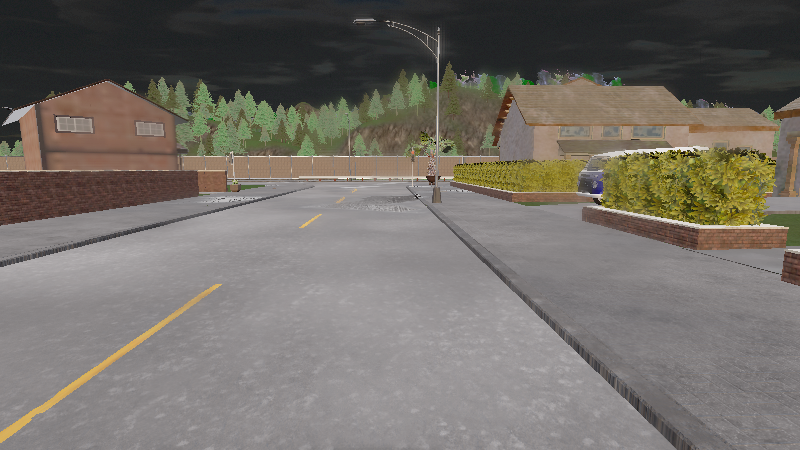
#> input picture carla_av/tests/data/lane/Town01_0_00150.png, 800 x 450 px
$ python -i lane_detection.py   (imports and definitions only)
#> lines starting #> are read from the running program, lines starting #| are printed output that depends on the picture; after the words box and inside, x2 and y2 are one past the last pixel; in counts of white or black regions, pixels touching at a corner belong together
#> further down, picture is the input picture: shape (450, 800, 3); mean B, G, R 104.3, 111, 116.1
"""Colour/edge lane detection and signed PD lane keeping, independent of CARLA."""
from __future__ import annotations

import logging
import math
from dataclasses import dataclass
from collections import deque
from typing import Optional

import cv2
import numpy as np

log = logging.getLogger(__name__)
Line = tuple[float, float]  # x = a*y + b


@dataclass(frozen=True)
class LaneDetectionConfig:
    width: int = 800
    height: int = 450
    roi_bottom_y: float = 1.0
    roi_top_y: float = 0.52
    roi_top_width: float = 0.65
    roi_bottom_width: float = 1.0
    white_s_max: int = 39
    white_v_min: int = 181  # retained for configuration compatibility; white uses contrast
    yellow_h_min: int = 15
    yellow_h_max: int = 35
    yellow_s_min: int = 81
    yellow_v_min: int = 121
    canny_low: int = 50
    canny_high: int = 150
    hough_rho: float = 1.0
    hough_theta: float = math.pi / 180
    hough_threshold: int = 20
    min_line_length: int = 20
    max_line_gap: int = 40
    min_slope: float = 0.4
    lane_width_m: float = 3.5
    lookahead_fraction: float = 0.75


@dataclass(frozen=True)
class LaneEstimate:
    lateral_offset_m: Optional[float]
    heading_error_rad: Optional[float]
    confidence: float
    left: Optional[Line]
    right: Optional[Line]


def _roi(cfg: LaneDetectionConfig) -> np.ndarray:
    vertices = np.array([[(1-cfg.roi_bottom_width)/2, cfg.roi_bottom_y],
                     [(1-cfg.roi_top_width)/2, cfg.roi_top_y],
                     [(1+cfg.roi_top_width)/2, cfg.roi_top_y],
                     [(1+cfg.roi_bottom_width)/2, cfg.roi_bottom_y]]
                    )
    return (vertices * [cfg.width-1, cfg.height-1]).astype(np.int32)


def _segments(bgr: np.ndarray, cfg: LaneDetectionConfig) -> Optional[np.ndarray]:
    hsv = cv2.cvtColor(bgr, cv2.COLOR_BGR2HSV)
#> hsv: shape (450, 800, 3); mean H, S, V 88.5, 31, 117.3
    value = hsv[:, :, 2]
    background = cv2.GaussianBlur(value, (41, 41), 0)
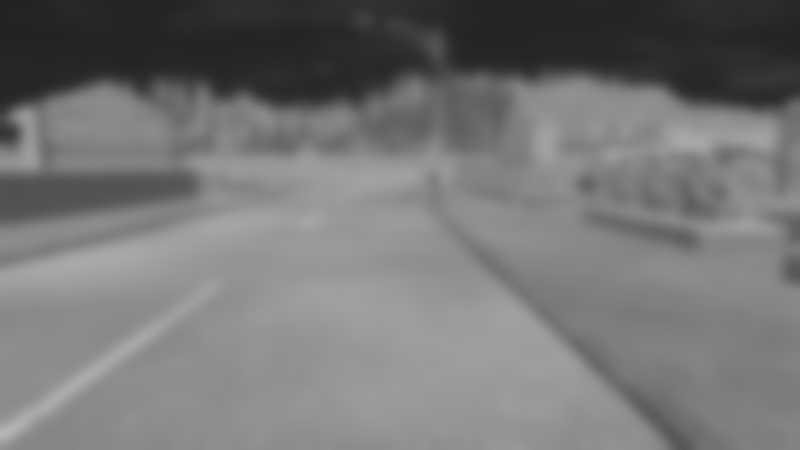
#> background: shape (450, 800); min 35, max 182, mean 117.3
    contrast = value.astype(np.int16) - background.astype(np.int16)
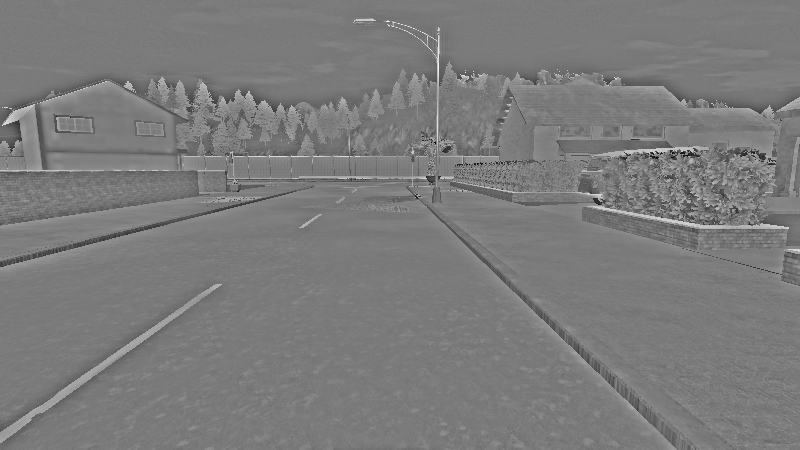
#> contrast: shape (450, 800) int16; min -141, max 150, mean 0; drawn with min black and max white
    white = np.uint8((contrast > 12) & (hsv[:, :, 1] <= cfg.white_s_max)) * 255
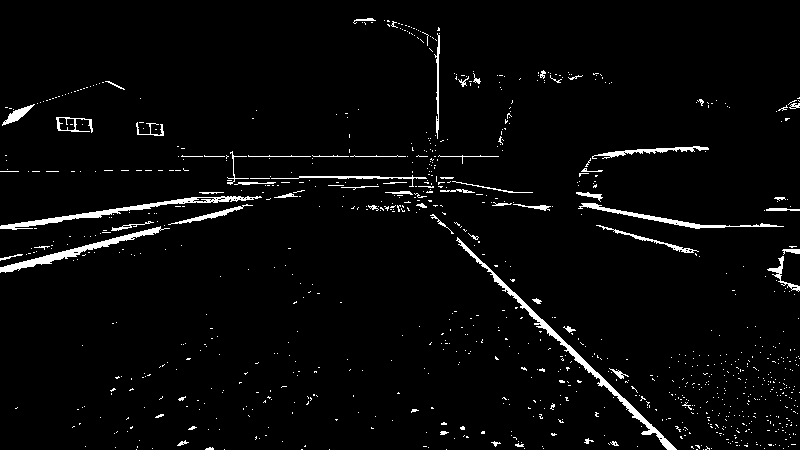
#> white: shape (450, 800); 3.1% white; 959 white regions (890 under 20 px), largest, box (x1, y1, x2, y2) and area: (456, 237, 677, 450) 1554, (0, 196, 262, 230) 1191, (0, 226, 170, 273) 1041
    yellow = cv2.inRange(hsv, (cfg.yellow_h_min, cfg.yellow_s_min, cfg.yellow_v_min),
                         (cfg.yellow_h_max, 255, 255))
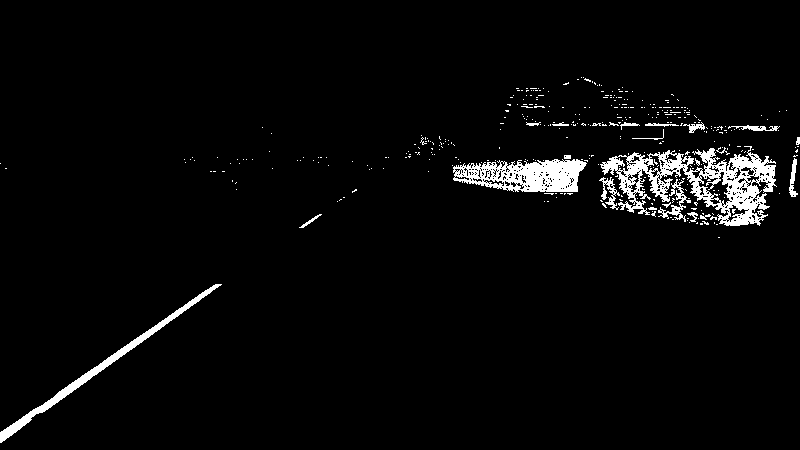
#> yellow: shape (450, 800); 3.5% white; 378 white regions (358 under 20 px), largest, box (x1, y1, x2, y2) and area: (600, 146, 777, 226) 5359, (453, 159, 587, 192) 2871, (0, 284, 222, 443) 1787
    gray = cv2.cvtColor(bgr, cv2.COLOR_BGR2GRAY)
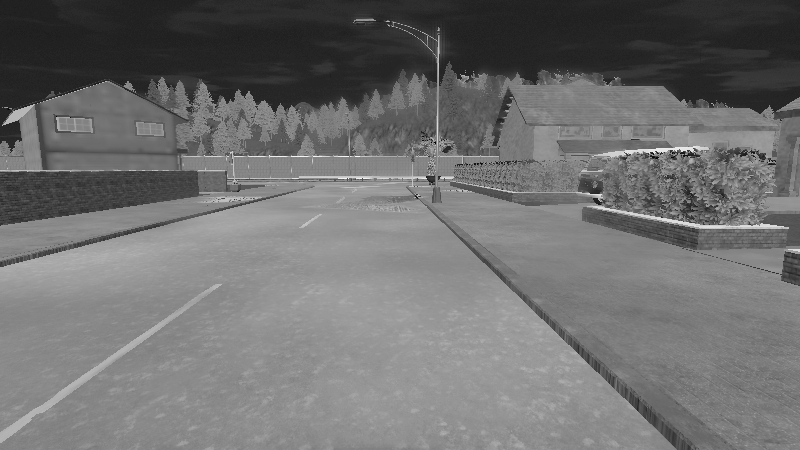
#> gray: shape (450, 800); min 0, max 251, mean 111.6
    edges = cv2.Canny(white | yellow, cfg.canny_low, cfg.canny_high)
#> edges: shape (450, 800); 5.1% white in thin lines or dots
    edges |= cv2.Canny(cv2.GaussianBlur(gray, (5, 5), 0), 60, 140)
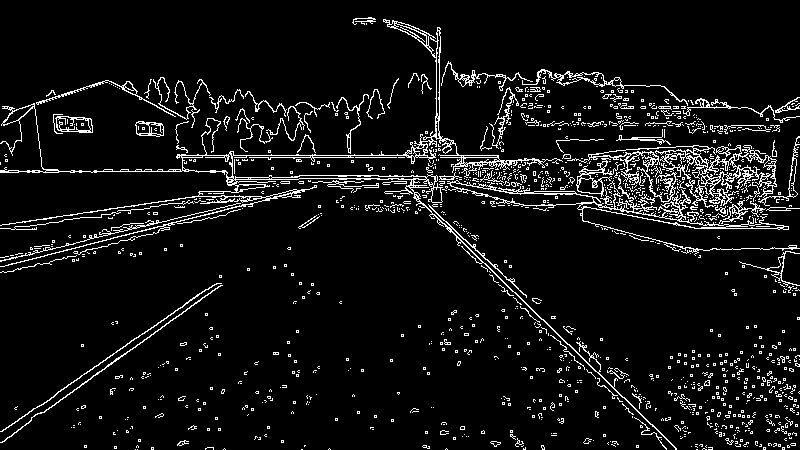
#> edges: shape (450, 800); 7.1% white in thin lines or dots
    mask = np.zeros(edges.shape, dtype=np.uint8)
    cv2.fillPoly(mask, [_roi(cfg)], 255)
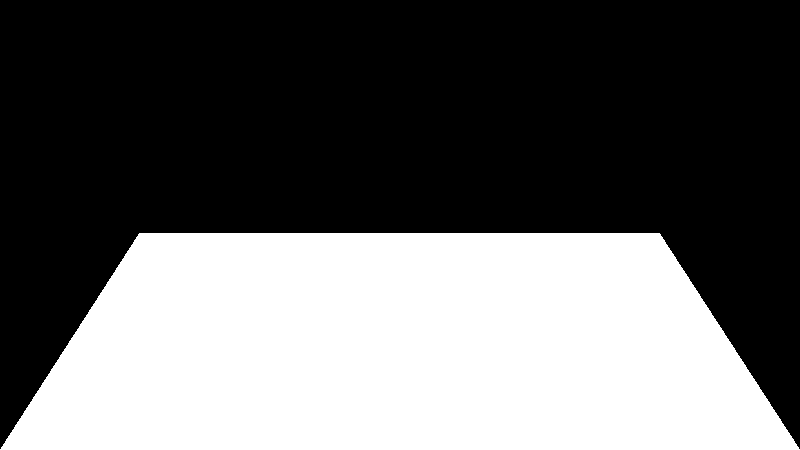
#> mask: shape (450, 800); 39.8% white; 1 white region, box (x1, y1, x2, y2) and area: (0, 233, 800, 450) 143327
    return cv2.HoughLinesP(edges & mask, cfg.hough_rho, cfg.hough_theta,
                           cfg.hough_threshold, minLineLength=cfg.min_line_length,
                           maxLineGap=cfg.max_line_gap)


def _fit_sides(segments: Optional[np.ndarray], cfg: LaneDetectionConfig, prior_width_px: Optional[float] = None
               ) -> tuple[Optional[Line], Optional[Line]]:
    sides = [[], []]
#> sides = [[], []]
    if segments is not None:
        for x1, y1, x2, y2 in segments.reshape(-1, 4):
            dx, dy = float(x2-x1), float(y2-y1)
            if max(y1, y2) < cfg.height*.70 or abs(dy) < 12 or (dx != 0 and abs(dy/dx) < cfg.min_slope):
                continue
            a = dx/dy
            b = x1-a*y1
            bottom = a*(cfg.height-1)+b
            side = 0 if bottom < cfg.width/2 else 1
            if not -cfg.width*.6 < bottom < cfg.width*1.6:
                continue
            if (side == 0 and a >= 0) or (side == 1 and a <= 0):
                continue
            # Perspective boundaries converge near the horizon, not the skyline.
            horizon_x = a*(cfg.height*.38)+b
            if not cfg.width*.15 < horizon_x < cfg.width*.85:
                continue
            gx0, gz0 = _ground_point(a*(cfg.height-1)+b, cfg.height-1, cfg)
            gx1, gz1 = _ground_point(a*(cfg.height*.7)+b, cfg.height*.7, cfg)
            if abs((gx1-gx0)/(gz1-gz0)) > .5:
                continue
            sides[side].append((bottom, a, b, math.hypot(dx, dy)))
#> this loop made 143 passes
#> (x1, y1, x2, y2, dx, dy) on passes 8, 11, 12, 13, 14, 15, 16, 18, 21, 22, 23, 24: (613, 445, 795, 445, 182, 0), (425, 431, 556, 433, 131, 2), (440, 342, 649, 402, 209, 60), (521, 367, 747, 379, 226, 12), (527, 343, 629, 380, 102, 37), (530, 378, 747, 401, 217, 23), (603, 435, 783, 429, 180, -6), (615, 446, 789, 446, 174, 0), (575, 390, 777, 415, 202, 25), (585, 440, 616, 441, 31, 1), (690, 412, 754, 417, 64, 5), (603, 408, 788, 434, 185, 26)
#> (x1, y1, x2, y2, dx, dy, a, b) on passes 1 to 6: (453, 233, 676, 449, 223, 216, 1.03, 212.4), (6, 439, 221, 283, 215, -156, -1.38, 611), (21, 418, 209, 287, 188, -131, -1.44, 620.9), (104, 369, 220, 285, 116, -84, -1.38, 613.6), (459, 245, 658, 437, 199, 192, 1.04, 205.1), (458, 233, 695, 446, 237, 213, 1.11, 198.7)
    choices = []
    for candidates in sides:
        if not candidates:
            choices.append([])
            continue
        # Cluster duplicate marking edges before comparing lane-width and heading consistency.
        clusters = []
        for candidate in sorted(candidates):
            if not clusters or candidate[0]-np.mean([c[0] for c in clusters[-1]]) > 45:
                clusters.append([])
            clusters[-1].append(candidate)
        clusters = [c for c in clusters if sum(v[3] for v in c) >= 35]
        if not clusters:
            choices.append([])
            continue
        choices.append([(tuple(np.average(np.array(c)[:, 1:3], axis=0, weights=np.array(c)[:, 3])), sum(v[3] for v in c)) for c in clusters])
#> this loop made 2 passes
#> after the loop, choices = 2 items
    def properties(line):
        a, b = line
        x0, z0 = _ground_point(a*(cfg.height-1)+b, cfg.height-1, cfg)
        x1, z1 = _ground_point(a*cfg.height*.7+b, cfg.height*.7, cfg)
        slope = (x1-x0)/(z1-z0)
        return x0, slope, x0-slope*z0
    expected = prior_width_px if prior_width_px is not None else cfg.lane_width_m / _ground_point(cfg.width/2+1, cfg.height-1, cfg)[0]
#> expected = 607
    pairs = []
    for left, wl in choices[0]:
        for right, wr in choices[1]:
            xl, ml, bl = properties(left)
            xr, mr, br = properties(right)
            width = xr-xl
            lb = left[0]*(cfg.height-1)+left[1]
            rb = right[0]*(cfg.height-1)+right[1]
            pixel_width = rb-lb
            vy = (right[1]-left[1])/(left[0]-right[0])
            vx = left[0]*vy+left[1]
            if not (lb < cfg.width/2 < rb and .6*expected < pixel_width < 1.4*expected and 0 < vy < cfg.height*cfg.roi_top_y and .15*cfg.width < vx < .85*cfg.width):
                continue
            if not 2.1 < width < 5.0 or abs(ml-mr) > .22:
                continue
            score = 4*abs(pixel_width/expected-1) + 2*abs(ml-mr) - .0003*min(wl+wr, 700)
            pairs.append((score, left, right))
#> this loop made 1 pass
#> (left, wl) on pass 1: ((-1.51, 669.2), 1032.7)
#> after the loop, pairs = [(0.497, (-1.51, 669.2), (1.06, 207.5))]
    if pairs:
        _, left, right = min(pairs, key=lambda p: p[0])
#> left = (-1.51, 669.2); right = (1.06, 207.5)
        return left, right
    # A lone curb or marking supplies heading and a metric lane-width prior.
    single = [(weight/(1+8*abs(properties(line)[1])), side, line)
              for side, candidates in enumerate(choices) for line, weight in candidates
              if abs(properties(line)[1]) < .25
              and abs(properties(line)[2] + (cfg.lane_width_m/2 if side == 0 else -cfg.lane_width_m/2)) < cfg.lane_width_m*.6]
    if not single:
        return None, None
    _, side, line = max(single, key=lambda item: item[0])
    return (line, None) if side == 0 else (None, line)


def _ground_point(x: float, y: float, cfg: LaneDetectionConfig) -> tuple[float, float]:
    """Flat road pinhole projection, camera 1.5 m forward, 1.6 m high, pitch -8 deg."""
    f = cfg.width/2  # horizontal FOV 90 degrees
    pitch = math.radians(8)
    v = y-cfg.height/2
    denominator = f*math.sin(pitch)+v*math.cos(pitch)
    return ((x-cfg.width/2)*1.6/denominator,
            1.5+1.6*(f*math.cos(pitch)-v*math.sin(pitch))/denominator)


def detect_lane(bgr: np.ndarray, cfg: LaneDetectionConfig = LaneDetectionConfig(),
                prior_width_px: Optional[float] = None) -> LaneEstimate:
    if bgr.shape != (cfg.height, cfg.width, 3) or bgr.dtype != np.uint8:
        raise ValueError("Expected uint8 BGR image matching configured image size")
    left, right = _fit_sides(_segments(bgr, cfg), cfg, prior_width_px)
#> left = (-1.51, 669.2); right = (1.06, 207.5)
    if left is None and right is None:
        return LaneEstimate(None, None, 0.0, None, None)
    bottom, ahead = cfg.height-1, (cfg.height-1)*cfg.lookahead_fraction
    confidence = 1.0 if left is not None and right is not None else 0.5
#> confidence = 1
    width = (right[0]-left[0])*bottom + right[1]-left[1] if confidence == 1 else (
        prior_width_px if prior_width_px is not None else cfg.width*cfg.roi_bottom_width)
#> width = 693.8
    if not math.isfinite(width) or width <= 0:
        return LaneEstimate(None, None, 0.0, left, right)
    if confidence == 1:
        centre = ((left[0]+right[0])/2, (left[1]+right[1])/2)
#> centre = (-0.228, 438.4)
    else:
        boundary = left if left is not None else right
        centre = (boundary[0], boundary[1] + (width/2 if left is not None else -width/2))
    xb, xa = centre[0]*bottom+centre[1], centre[0]*ahead+centre[1]
#> xb = 336.1; xa = 361.6
    if confidence == 1:
        ground_bottom = _ground_point(xb, bottom, cfg)
#> ground_bottom = (-0.369, 3.6)
        ground_ahead = _ground_point(xa, ahead, cfg)
#> ground_ahead = (-0.369, 5.16)
        slope = (ground_ahead[0]-ground_bottom[0])/(ground_ahead[1]-ground_bottom[1])
#> slope = -0.000251
        # Scale the observed lane to its metric width, retaining compatibility with
        # arbitrary image sizes and lane-width priors.
        scale = cfg.lane_width_m / (_ground_point(width+cfg.width/2, bottom, cfg)[0])
#> scale = 0.875
        offset = -(ground_bottom[0]-slope*ground_bottom[1])*scale
#> offset = 0.322
        heading = -math.atan(slope*scale)
#> heading = 0.00022
    else:
        boundary = left if left is not None else right
        x0, z0 = _ground_point(boundary[0]*bottom+boundary[1], bottom, cfg)
        x1, z1 = _ground_point(boundary[0]*ahead+boundary[1], ahead, cfg)
        slope = (x1-x0)/(z1-z0)
        if prior_width_px is not None:
            scale = cfg.lane_width_m / _ground_point(width+cfg.width/2, bottom, cfg)[0]
            x0, slope = x0*scale, slope*scale
        offset = -(x0-slope*z0 + (cfg.lane_width_m/2 if left is not None else -cfg.lane_width_m/2))
        heading = -math.atan(slope)

    return LaneEstimate(offset, heading, confidence, left, right)


class LaneSteering:
    """Smooth estimates before applying signed PD; decay commands on lost lanes."""
    # [64 lines left out: functions __init__, update, draw_overlay, not called in this run]

>>> import cv2
>>> picture = cv2.imread('../tests/data/lane/Town01_0_00150.png')
>>> result = detect_lane(picture)

$ run again, on carla_av/tests/data/lane/Town04_0_00090.png
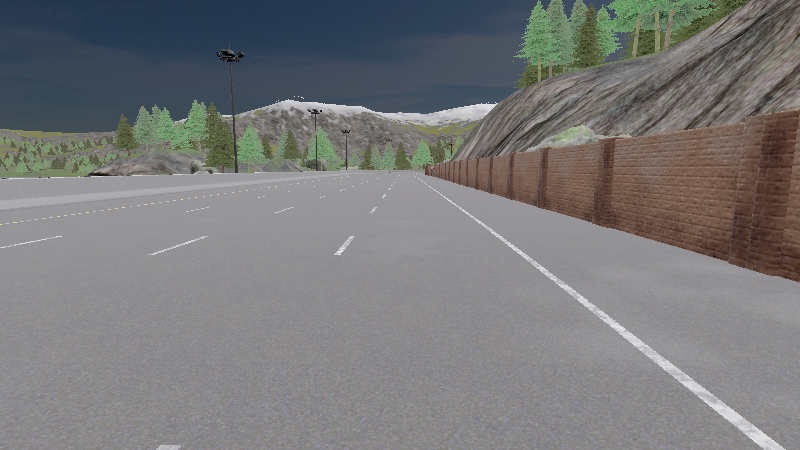
#> input picture carla_av/tests/data/lane/Town04_0_00090.png, 800 x 450 px
#> picture is the input picture: shape (450, 800, 3); mean B, G, R 121.1, 120.1, 120.3
#> hsv: shape (450, 800, 3); mean H, S, V 91.6, 35.9, 128.2
#> in _segments, `white = np.uint8((contrast > 12) & (hsv[:, :, 1] <= cfg.white_s_max)) ..`:
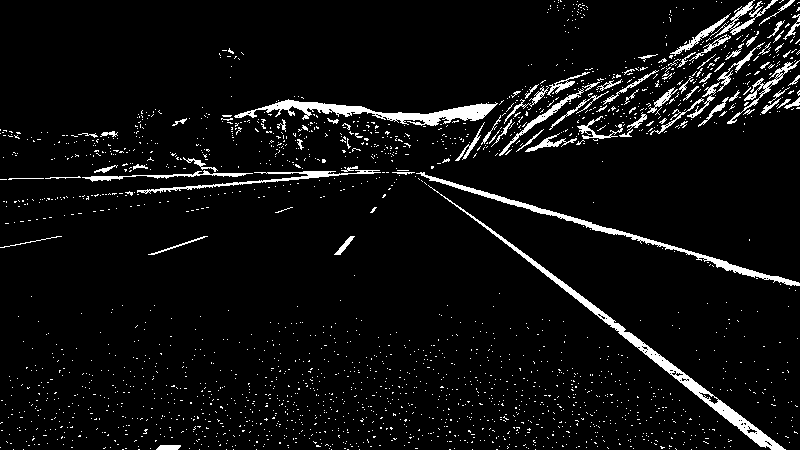
#> white: shape (450, 800); 5.5% white; 2191 white regions (2107 under 20 px), largest, box (x1, y1, x2, y2) and area: (428, 185, 786, 450) 2809, (234, 99, 498, 126) 2256, (416, 172, 800, 286) 1876
#> yellow: shape (450, 800); 0.16% white in thin lines or dots, all inside (x1, y1, x2, y2) = (0, 16, 670, 225)
#> in _segments, `edges |= cv2.Canny(cv2.GaussianBlur(gray, (5, 5), 0), 60, 140)`:
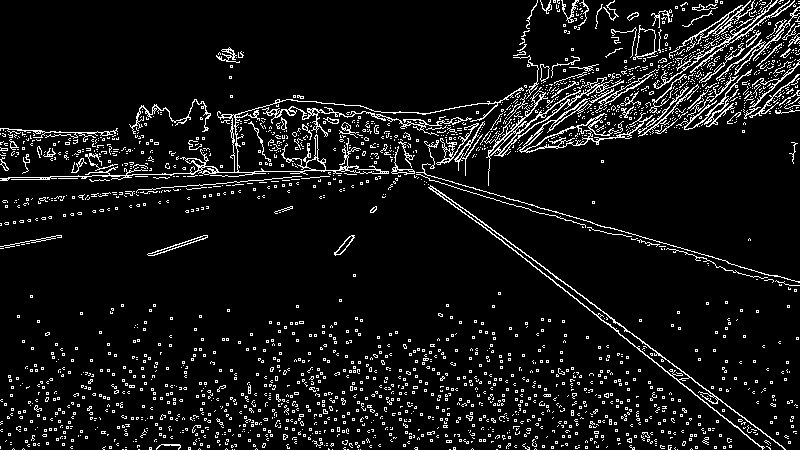
#> edges: shape (450, 800); 7.7% white in thin lines or dots
#> mask: shape (450, 800); 39.8% white; 1 white region, box (x1, y1, x2, y2) and area: (0, 233, 800, 450) 143327
#> sides = [[], []]
#> the loop in _fit_sides, `for x1, y1, x2, y2 in segments.reshape(-1, 4):` made 272 passes
#> (x1, y1, x2, y2, dx, dy) on passes 3 to 5: (457, 404, 629, 401, 172, -3), (117, 445, 405, 445, 288, 0), (101, 433, 392, 428, 291, -5)
#> the loop in _fit_sides, `for candidates in sides:` made 2 passes
#> after the loop in _fit_sides, `for candidates in sides:`: choices = 2 items
#> expected = 607
#> the loop in _fit_sides, `for left, wl in choices[0]:` made 3 passes
#> (left, wl) on passes 1 to 3: ((-2.16, 872.2), 102.5), ((-1.64, 743.2), 243.7), ((-0.824, 545.1), 292.8)
#> after the loop in _fit_sides, `for left, wl in choices[0]:`: pairs = [(1.12, (-1.64, 743.2), (1.3, 192.8)), (-0.133, (-0.824, 545.1), (1.3, 192.8))]
#> in _fit_sides, `_, left, right = min(pairs, key=lambda p: p[0])`: left = (-0.824, 545.1); right = (1.3, 192.8)
#> in detect_lane, `left, right = _fit_sides(_segments(bgr, cfg), cfg, prior_width_px)`: left = (-0.824, 545.1); right = (1.3, 192.8)
#> confidence = 1
#> width = 599.3
#> centre = (0.235, 369)
#> xb = 474.6; xa = 448.2
#> ground_bottom = (0.43, 3.6)
#> ground_ahead = (0.464, 5.16)
#> in detect_lane, `slope = (ground_ahead[0]-ground_bottom[0])/(ground_ahead[1]-ground_bot..`: slope = 0.0215
#> scale = 1.01
#> offset = -0.357
#> heading = -0.0217
